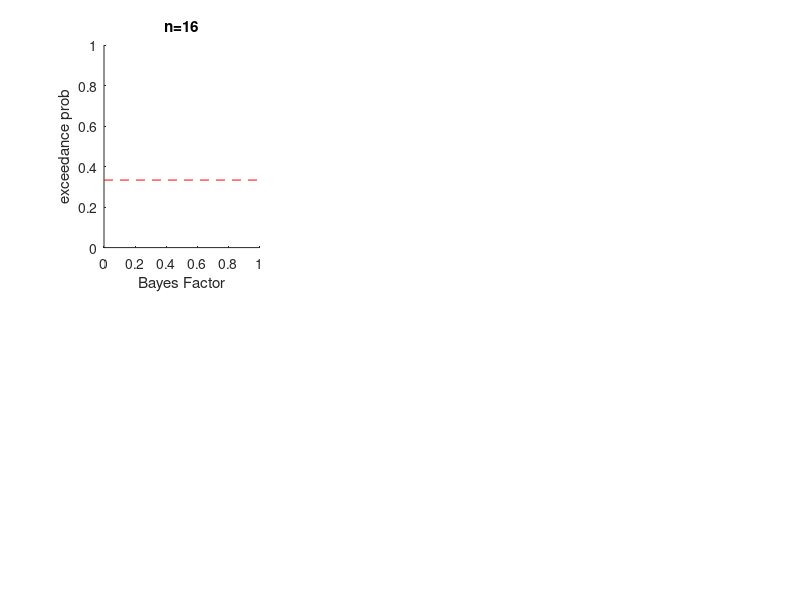

This figure's MATLAB source: (Note: this script raises an error after producing the figure.)
% Polya's urn

% close all
clear all
clc

gridn = 2.^[4,6]; % # subjects
K = 3; % # models
f = ones(K,1)./K; % true frequency of models
a0 = 1; % priors counts for each model
alpha = 0.05; % significance level
N = 256; % # Monte-Carlo simulations

hf = figure('color',[1 1 1],'name',['K=',num2str(K)]);
str = cell(length(gridn),1);
for i=1:length(gridn)
    
    str{i} = ['n=',num2str(gridn(i))];
    
    ha(i,1) = subplot(length(gridn),3,(i-1)*3+1,'parent',hf,'nextplot','add','xlim',[0,1],'ylim',[0,1]);
    title(ha(i,1),str{i})
    xlabel(ha(i,1),'Bayes Factor')
    ylabel(ha(i,1),'exceedance prob')
    plot(ha(i,1),[0,1],[1,1]./K,'r--')
    maHa = (gridn(i)/K+a0)*ones(K,1); % max-entropic marbles sample
    miHa = [gridn(i);zeros(K-1,1)]+a0; % min-entropic marbles sample
    maF = gammaln(K*a0) - K*gammaln(a0) + sum(gammaln(miHa)) - gammaln(gridn(i)+K*a0);
    miF = gammaln(K*a0) - K*gammaln(a0) + sum(gammaln(maHa)) - gammaln(gridn(i)+K*a0);
    F0 = -gridn(i)*log(K);
    mir = sigm(miF-F0);
    mar = sigm(maF-F0);
    plot(ha(i,1),[mir,mir],[0,1],'r--')
    plot(ha(i,1),[mar,mar],[0,1],'r--')
    
    ha(i,2) = subplot(length(gridn),3,(i-1)*3+2,'parent',hf,'nextplot','add','xlim',[0,1],'ylim',[0,1]);
    title(ha(i,2),str{i})
    xlabel(ha(i,2),'Bayes Factor')
    ylabel(ha(i,2),'estimated freq')
    mif = 1./K;
    maf = (gridn(i)+a0)./(gridn(i)+K*a0);
    plot(ha(i,2),[0,1],[mif,mif],'r--')
    plot(ha(i,2),[0,1],[maf,maf],'r--')
    plot(ha(i,2),[mir,mir],[0,1],'r--')
    plot(ha(i,2),[mar,mar],[0,1],'r--')
    
    ha(i,3) = subplot(length(gridn),3,(i-1)*3+3,'parent',hf,'nextplot','add','xlim',[0,1],'ylim',[0,1]);
    title(ha(i,3),str{i})
    xlabel(ha(i,3),'estimated freq')
    ylabel(ha(i,3),'exceedance prob')
    plot(ha(i,3),[0,1],[1,1]./K,'r--')
    plot(ha(i,3),[mif,mif],[0,1],'r--')
    plot(ha(i,3),[maf,maf],[0,1],'r--')
end

FPR = zeros(length(gridn),2);
r = zeros(length(gridn),N);
mep = zeros(length(gridn),N);
mEf = zeros(length(gridn),N);
for i=1:length(gridn)
    n = gridn(i);
    for j=1:N
        m = sampleFromArbitraryP(f,eye(length(f)),n)';
        [F,F0,a] = PolyaLEV(m,a0);
        ep = VBA_ExceedanceProb(a,[],'dirichlet',0);
        Ef = a./sum(a);
        r(i,j) = sigm(F-F0);
        mep(i,j) = max(ep);
        mEf(i,j) = max(Ef);
        plot(ha(i,1),r(i,j),mep(i,j),'r.')
        plot(ha(i,2),r(i,j),mEf(i,j),'r.')
        plot(ha(i,3),mEf(i,j),mep(i,j),'r.')
        drawnow
    end
    
end

col = getColors(length(gridn));
hf(2) = figure('color',[1 1 1],'name',['K=',num2str(K)]);

hb(1) = subplot(3,1,1,'parent',hf(2),'nextplot','add');
[eh,gy] = empiricalHist(r');
plot(hb(1),gy,eh,'.')
for i=1:length(gridn)
    t(i) = gy(min(find(cumsum(eh(:,i))>=1-alpha)),i);
    plot(hb(1),[t(i),t(i)],[0,max(eh(:))],'color',col(i,:))
    maHa = (gridn(i)/K+a0)*ones(K,1); % max-entropic marbles sample
    miHa = [gridn(i);zeros(K-1,1)]+a0; % min-entropic marbles sample
    maF = gammaln(K*a0) - K*gammaln(a0) + sum(gammaln(miHa)) - gammaln(gridn(i)+K*a0);
    miF = gammaln(K*a0) - K*gammaln(a0) + sum(gammaln(maHa)) - gammaln(gridn(i)+K*a0);
    F0 = -gridn(i)*log(K);
    mir = sigm(miF-F0);
    mar = sigm(maF-F0);
    plot(hb(1),[mir,mir],[0,max(eh(:))],'color',col(i,:),'linestyle','--')
    plot(hb(1),[mar,mar],[0,max(eh(:))],'color',col(i,:),'linestyle','--')
end
set(hb(1),'xlim',[0,1],'ylim',[0,max(eh(:))])
title(hb(1),'BF''s histogram')
legend(hb(1),str)

hb(2) = subplot(3,1,2,'parent',hf(2),'nextplot','add');
[eh,gy] = empiricalHist(mep');
plot(hb(2),gy,eh,'.')
for i=1:length(gridn)
    t(i) = gy(min(find(cumsum(eh(:,i))>=1-alpha)),i);
    plot(hb(2),[t(i),t(i)],[0,max(eh(:))],'color',col(i,:))
    mif = 1./K;
    plot(hb(2),[mif,mif],[0,max(eh(:))],'k--')
end
set(hb(2),'xlim',[0,1],'ylim',[0,max(eh(:))])
title(hb(2),'max(ep)''s histogram')

hb(3) = subplot(3,1,3,'parent',hf(2),'nextplot','add');
[eh,gy] = empiricalHist(mEf');
plot(hb(3),gy,eh,'.')
for i=1:length(gridn)
    t(i) = gy(min(find(cumsum(eh(:,i))>=1-alpha)),i);
    plot(hb(3),[t(i),t(i)],[0,max(eh(:))],'color',col(i,:))
    mif = (ceil(gridn(i)/K)+a0)./(gridn(i)+K*a0);
    maf = (gridn(i)+a0)./(gridn(i)+K*a0);
    plot(hb(3),[mif,mif],[0,max(eh(:))],'color',col(i,:),'linestyle','--')
    plot(hb(3),[maf,maf],[0,max(eh(:))],'color',col(i,:),'linestyle','--')
end
set(hb(3),'xlim',[0,1],'ylim',[0,max(eh(:))])
title('max(Ef)''s histogram')




getSubplots
